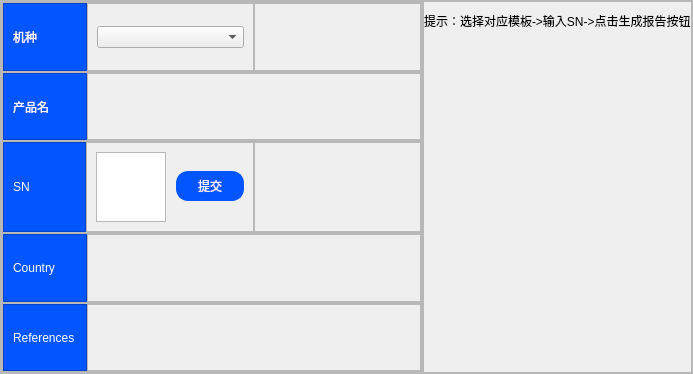
                        <widget class="QFrame" name="headAndPicArea">
                         <property name="frameShape">
                          <enum>QFrame::Shape::StyledPanel</enum>
                         </property>
                         <property name="frameShadow">
                          <enum>QFrame::Shadow::Raised</enum>
                         </property>
                         <layout class="QHBoxLayout" name="horizontalLayout_10" stretch="7,3">
                          <property name="spacing">
                           <number>0</number>
                          </property>
                          <property name="leftMargin">
                           <number>0</number>
                          </property>
                          <property name="topMargin">
                           <number>0</number>
                          </property>
                          <property name="rightMargin">
                           <number>0</number>
                          </property>
                          <property name="bottomMargin">
                           <number>0</number>
                          </property>
                          <item>
                           <widget class="QFrame" name="headArea">
                            <property name="frameShape">
                             <enum>QFrame::Shape::StyledPanel</enum>
                            </property>
                            <property name="frameShadow">
                             <enum>QFrame::Shadow::Raised</enum>
                            </property>
                            <layout class="QVBoxLayout" name="verticalLayout_26" stretch="1,1,1,1,1">
                             <property name="spacing">
                              <number>0</number>
                             </property>
                             <property name="leftMargin">
                              <number>0</number>
                             </property>
                             <property name="topMargin">
                              <number>0</number>
                             </property>
                             <property name="rightMargin">
                              <number>0</number>
                             </property>
                             <property name="bottomMargin">
                              <number>0</number>
                             </property>
                             <item>
                              <widget class="QFrame" name="modelArea">
                               <property name="frameShape">
                                <enum>QFrame::Shape::StyledPanel</enum>
                               </property>
                               <property name="frameShadow">
                                <enum>QFrame::Shadow::Raised</enum>
                               </property>
                               <layout class="QHBoxLayout" name="horizontalLayout_13" stretch="2,4,4">
                                <property name="spacing">
                                 <number>0</number>
                                </property>
                                <property name="leftMargin">
                                 <number>0</number>
                                </property>
                                <property name="topMargin">
                                 <number>0</number>
                                </property>
                                <property name="rightMargin">
                                 <number>0</number>
                                </property>
                                <property name="bottomMargin">
                                 <number>0</number>
                                </property>
                                <item>
                                 <widget class="QFrame" name="frame_9">
                                  <property name="styleSheet">
                                   <string notr="true">background-color: #0256FF;
color: rgb(255, 255, 255);
font: 18px,bold, &quot;微软雅黑&quot;;</string>
                                  </property>
                                  <property name="frameShape">
                                   <enum>QFrame::Shape::StyledPanel</enum>
                                  </property>
                                  <property name="frameShadow">
                                   <enum>QFrame::Shadow::Raised</enum>
                                  </property>
                                  <layout class="QVBoxLayout" name="verticalLayout_29">
                                   <item>
                                    <widget class="QLabel" name="label_4">
                                     <property name="text">
                                      <string>机种</string>
                                     </property>
                                    </widget>
                                   </item>
                                  </layout>
                                 </widget>
                                </item>
                                <item>
                                 <widget class="QFrame" name="frame_14">
                                  <property name="frameShape">
                                   <enum>QFrame::Shape::StyledPanel</enum>
                                  </property>
                                  <property name="frameShadow">
                                   <enum>QFrame::Shadow::Raised</enum>
                                  </property>
                                  <layout class="QVBoxLayout" name="verticalLayout_31">
                                   <item>
                                    <widget class="QComboBox" name="model_comboBox">
                                     <property name="styleSheet">
                                      <string notr="true">QComboBox QAbstractItemView {
    background-color: rgb(33, 37, 43);
    color: white;
    selection-background-color: rgb(52, 59, 72);
    selection-color: white;
    border: 1px solid rgb(52, 59, 72);
}
</string>
                                     </property>
                                    </widget>
                                   </item>
                                  </layout>
                                 </widget>
                                </item>
                                <item>
                                 <widget class="QFrame" name="frame_15">
                                  <property name="frameShape">
                                   <enum>QFrame::Shape::StyledPanel</enum>
                                  </property>
                                  <property name="frameShadow">
                                   <enum>QFrame::Shadow::Raised</enum>
                                  </property>
                                  <layout class="QHBoxLayout" name="horizontalLayout_15">
                                   <item>
                                    <widget class="QLabel" name="model_label">
                                     <property name="text">
                                      <string/>
                                     </property>
                                    </widget>
                                   </item>
                                  </layout>
                                 </widget>
                                </item>
                               </layout>
                              </widget>
                             </item>
                             <item>
                              <widget class="QFrame" name="productArea">
                               <property name="frameShape">
                                <enum>QFrame::Shape::StyledPanel</enum>
                               </property>
                               <property name="frameShadow">
                                <enum>QFrame::Shadow::Raised</enum>
                               </property>
                               <layout class="QHBoxLayout" name="horizontalLayout_16" stretch="2,8">
                                <property name="spacing">
                                 <number>0</number>
                                </property>
                                <property name="leftMargin">
                                 <number>0</number>
                                </property>
                                <property name="topMargin">
                                 <number>0</number>
                                </property>
                                <property name="rightMargin">
                                 <number>0</number>
                                </property>
                                <property name="bottomMargin">
                                 <number>0</number>
                                </property>
                                <item>
                                 <widget class="QFrame" name="frame_10">
                                  <property name="styleSheet">
                                   <string notr="true">background-color: #0256FF;
color: rgb(255, 255, 255);
font: 18px,bold, &quot;微软雅黑&quot;;</string>
                                  </property>
                                  <property name="frameShape">
                                   <enum>QFrame::Shape::StyledPanel</enum>
                                  </property>
                                  <property name="frameShadow">
                                   <enum>QFrame::Shadow::Raised</enum>
                                  </property>
                                  <layout class="QVBoxLayout" name="verticalLayout_32">
                                   <item>
                                    <widget class="QLabel" name="label_7">
                                     <property name="text">
                                      <string>产品名</string>
                                     </property>
                                    </widget>
                                   </item>
                                  </layout>
                                 </widget>
                                </item>
                                <item>
                                 <widget class="QFrame" name="frame_17">
                                  <property name="frameShape">
                                   <enum>QFrame::Shape::StyledPanel</enum>
                                  </property>
                                  <property name="frameShadow">
                                   <enum>QFrame::Shadow::Raised</enum>
                                  </property>
                                  <layout class="QHBoxLayout" name="horizontalLayout_17">
                                   <item>
                                    <widget class="QLabel" name="product_label">
                                     <property name="text">
                                      <string/>
                                     </property>
                                    </widget>
                                   </item>
                                  </layout>
                                 </widget>
                                </item>
                               </layout>
                              </widget>
                             </item>
                             <item>
                              <widget class="QFrame" name="SNArea">
                               <property name="frameShape">
                                <enum>QFrame::Shape::StyledPanel</enum>
                               </property>
                               <property name="frameShadow">
                                <enum>QFrame::Shadow::Raised</enum>
                               </property>
                               <layout class="QHBoxLayout" name="horizontalLayout_19" stretch="2,4,4">
                                <property name="spacing">
                                 <number>0</number>
                                </property>
                                <property name="leftMargin">
                                 <number>0</number>
                                </property>
                                <property name="topMargin">
                                 <number>0</number>
                                </property>
                                <property name="rightMargin">
                                 <number>0</number>
                                </property>
                                <property name="bottomMargin">
                                 <number>0</number>
                                </property>
                                <item>
                                 <widget class="QFrame" name="frame_18">
                                  <property name="styleSheet">
                                   <string notr="true">background-color: #0256FF;
color: rgb(255, 255, 255);
font: 18px,bold, &quot;微软雅黑&quot;;</string>
                                  </property>
                                  <property name="frameShape">
                                   <enum>QFrame::Shape::StyledPanel</enum>
                                  </property>
                                  <property name="frameShadow">
                                   <enum>QFrame::Shadow::Raised</enum>
                                  </property>
                                  <layout class="QVBoxLayout" name="verticalLayout_34">
                                   <item>
                                    <widget class="QLabel" name="label_8">
                                     <property name="text">
                                      <string>SN</string>
                                     </property>
                                    </widget>
                                   </item>
                                  </layout>
                                 </widget>
                                </item>
                                <item>
                                 <widget class="QFrame" name="frame_11">
                                  <property name="frameShape">
                                   <enum>QFrame::Shape::StyledPanel</enum>
                                  </property>
                                  <property name="frameShadow">
                                   <enum>QFrame::Shadow::Raised</enum>
                                  </property>
                                  <layout class="QHBoxLayout" name="horizontalLayout_31">
                                   <item>
                                    <widget class="QTextEdit" name="SN_textEdit">
                                     <property name="styleSheet">
                                      <string notr="true">color: rgb(0, 0, 0);</string>
                                     </property>
                                    </widget>
                                   </item>
                                   <item>
                                    <widget class="QPushButton" name="SNBtn">
                                     <property name="styleSheet">
                                      <string notr="true">QPushButton {
font: 18px,bold, &quot;微软雅黑&quot;;
border: 2px solid #0256FF;
border-radius: 12px;	
background-color: #0256FF;
color: #FFFFFF;
padding: 4px 20px;
margin-bottom: 2px;
margin-left: 4px;
}

QPushButton:hover {
    background-color: #BFBFBF;
	border: 2px solid #BFBFBF;
}</string>
                                     </property>
                                     <property name="text">
                                      <string>提交</string>
                                     </property>
                                    </widget>
                                   </item>
                                  </layout>
                                 </widget>
                                </item>
                                <item>
                                 <widget class="QFrame" name="frame_19">
                                  <property name="frameShape">
                                   <enum>QFrame::Shape::StyledPanel</enum>
                                  </property>
                                  <property name="frameShadow">
                                   <enum>QFrame::Shadow::Raised</enum>
                                  </property>
                                  <layout class="QHBoxLayout" name="horizontalLayout_22">
                                   <item>
                                    <widget class="QLabel" name="SN_label">
                                     <property name="text">
                                      <string/>
                                     </property>
                                    </widget>
                                   </item>
                                  </layout>
                                 </widget>
                                </item>
                               </layout>
                              </widget>
                             </item>
                             <item>
                              <widget class="QFrame" name="countryArea">
                               <property name="frameShape">
                                <enum>QFrame::Shape::StyledPanel</enum>
                               </property>
                               <property name="frameShadow">
                                <enum>QFrame::Shadow::Raised</enum>
                               </property>
                               <layout class="QHBoxLayout" name="horizontalLayout_23" stretch="2,8">
                                <property name="spacing">
                                 <number>0</number>
                                </property>
                                <property name="leftMargin">
                                 <number>0</number>
                                </property>
                                <property name="topMargin">
                                 <number>0</number>
                                </property>
                                <property name="rightMargin">
                                 <number>0</number>
                                </property>
                                <property name="bottomMargin">
                                 <number>0</number>
                                </property>
                                <item>
                                 <widget class="QFrame" name="frame_12">
                                  <property name="styleSheet">
                                   <string notr="true">background-color: #0256FF;
color: rgb(255, 255, 255);
font: 18px,bold, &quot;微软雅黑&quot;;</string>
                                  </property>
                                  <property name="frameShape">
                                   <enum>QFrame::Shape::StyledPanel</enum>
                                  </property>
                                  <property name="frameShadow">
                                   <enum>QFrame::Shadow::Raised</enum>
                                  </property>
                                  <layout class="QVBoxLayout" name="verticalLayout_36">
                                   <item>
                                    <widget class="QLabel" name="label_9">
                                     <property name="text">
                                      <string>Country</string>
                                     </property>
                                    </widget>
                                   </item>
                                  </layout>
                                 </widget>
                                </item>
                                <item>
                                 <widget class="QFrame" name="frame_21">
                                  <property name="frameShape">
                                   <enum>QFrame::Shape::StyledPanel</enum>
                                  </property>
                                  <property name="frameShadow">
                                   <enum>QFrame::Shadow::Raised</enum>
                                  </property>
                                  <layout class="QHBoxLayout" name="horizontalLayout_24">
                                   <item>
                                    <widget class="QLabel" name="country_label">
                                     <property name="text">
                                      <string/>
                                     </property>
                                    </widget>
                                   </item>
                                  </layout>
                                 </widget>
                                </item>
                               </layout>
                              </widget>
                             </item>
                             <item>
                              <widget class="QFrame" name="referencesArea">
                               <property name="frameShape">
                                <enum>QFrame::Shape::StyledPanel</enum>
                               </property>
                               <property name="frameShadow">
                                <enum>QFrame::Shadow::Raised</enum>
                               </property>
                               <layout class="QHBoxLayout" name="horizontalLayout_25" stretch="2,8">
                                <property name="spacing">
                                 <number>0</number>
                                </property>
                                <property name="leftMargin">
                                 <number>0</number>
                                </property>
                                <property name="topMargin">
                                 <number>0</number>
                                </property>
                                <property name="rightMargin">
                                 <number>0</number>
                                </property>
                                <property name="bottomMargin">
                                 <number>0</number>
                                </property>
                                <item>
                                 <widget class="QFrame" name="frame_27">
                                  <property name="styleSheet">
                                   <string notr="true">background-color: #0256FF;
color: rgb(255, 255, 255);
font: 18px,bold, &quot;微软雅黑&quot;;</string>
                                  </property>
                                  <property name="frameShape">
                                   <enum>QFrame::Shape::StyledPanel</enum>
                                  </property>
                                  <property name="frameShadow">
                                   <enum>QFrame::Shadow::Raised</enum>
                                  </property>
                                  <layout class="QVBoxLayout" name="verticalLayout_38">
                                   <item>
                                    <widget class="QLabel" name="label_10">
                                     <property name="text">
                                      <string>References</string>
                                     </property>
                                    </widget>
                                   </item>
                                  </layout>
                                 </widget>
                                </item>
                                <item>
                                 <widget class="QFrame" name="referencesInfo">
                                  <property name="frameShape">
                                   <enum>QFrame::Shape::StyledPanel</enum>
                                  </property>
                                  <property name="frameShadow">
                                   <enum>QFrame::Shadow::Raised</enum>
                                  </property>
                                  <layout class="QVBoxLayout" name="verticalLayout_39">
                                   <item>
                                    <widget class="QLabel" name="references_label">
                                     <property name="styleSheet">
                                      <string notr="true">color: rgb(0, 0, 0);</string>
                                     </property>
                                     <property name="text">
                                      <string/>
                                     </property>
                                    </widget>
                                   </item>
                                  </layout>
                                 </widget>
                                </item>
                               </layout>
                              </widget>
                             </item>
                            </layout>
                           </widget>
                          </item>
                          <item>
                           <widget class="QFrame" name="promptArea">
                            <property name="frameShape">
                             <enum>QFrame::Shape::StyledPanel</enum>
                            </property>
                            <property name="frameShadow">
                             <enum>QFrame::Shadow::Raised</enum>
                            </property>
                            <layout class="QVBoxLayout" name="verticalLayout_40" stretch="1,9">
                             <property name="spacing">
                              <number>0</number>
                             </property>
                             <property name="leftMargin">
                              <number>0</number>
                             </property>
                             <property name="topMargin">
                              <number>0</number>
                             </property>
                             <property name="rightMargin">
                              <number>0</number>
                             </property>
                             <property name="bottomMargin">
                              <number>0</number>
                             </property>
                             <item>
                              <widget class="QLabel" name="promptLabel">
                               <property name="text">
                                <string>提示：选择对应模板-&gt;输入SN-&gt;点击生成报告按钮</string>
                               </property>
                              </widget>
                             </item>
                             <item>
                              <widget class="QLabel" name="promptPicLabel">
                               <property name="styleSheet">
                                <string notr="true">border-image: url(:/images/images/images/report.png);</string>
                               </property>
                               <property name="text">
                                <string/>
                               </property>
                              </widget>
                             </item>
                            </layout>
                           </widget>
                          </item>
                         </layout>
                        </widget>
